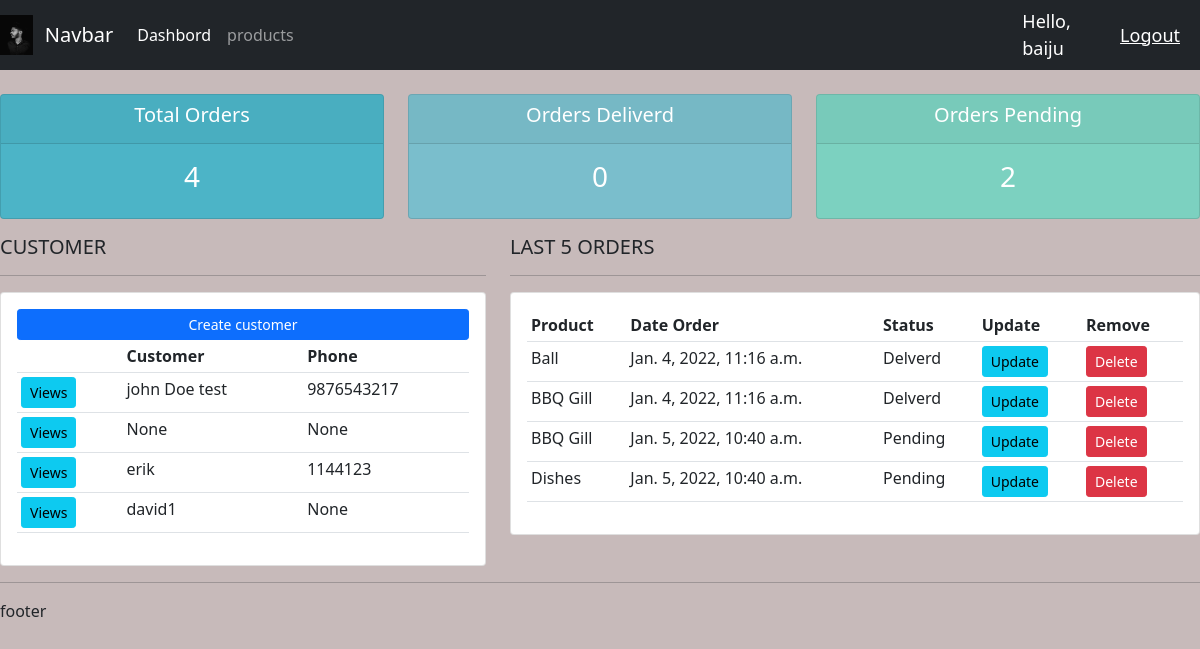
The app's page / (signed in) with its own data.
### accounts/models.py (models this page shows, shortened)
class Customer(models.Model):
    user = models.OneToOneField(User, null=True, blank=True, on_delete=models.CASCADE)
    name = models.CharField(max_length=200, null=True)
    phone = models.CharField(max_length=200, null=True)
    email = models.CharField(max_length=200, null=True)
    profile_pic = models.ImageField(default="baiju.jpeg",null=True, blank=True)
    date_created = models.DateTimeField(auto_now_add=True, null=True)

class Order(models.Model):
    STATUS = (
        ('Pending', 'pending'),
        ('Out for delivery', 'Out for delivery'),
        ('Delverd', 'deliverd'),
    )
    customer = models.ForeignKey('Customer', null=True, on_delete=models.SET_NULL)
    product = models.ForeignKey(Product, null=True, on_delete=models.SET_NULL)
    date_created = models.DateTimeField(auto_now_add=True, null=True)
    status = models.CharField(max_length=200, null=True, choices=STATUS)
    note = models.CharField(max_length=1000, null=True)

class Product(models.Model):
    CATEGORY = (
        ('Indoor', 'Indoor'),
        ('Out Door','Out Door'),
    )
    name = models.CharField(max_length=200, null=True)
    price = models.FloatField(null=True)
    category = models.CharField(max_length=200, null=True, choices=CATEGORY)
    description = models.CharField(max_length=200, null=True, blank=True)
    date_created = models.DateTimeField(auto_now_add=True, null=True)
    tag= models.ManyToManyField(Tag)
    def __str__(self):
        return self.name

### accounts/decorators.py (the view)
    def wrapper_function(request, *args, **kwargs):
        group = None
        if request.user.groups.exists():
            group = request.user.groups.all()[0].name
            if group == 'customer':
                return redirect('userpage')
            if group == 'admin':
                return view_func(request, *args, **kwargs)

### accounts/views.py (called while the page is built)
@login_required(login_url='login')
@admin_only
def home(request):
    orders = Order.objects.all()
    customers = Customer.objects.all()
    total_customers = customers.count()
    total_orders = orders.count()
    delivered = orders.filter(status='Delivered').count()
    pending = orders.filter(status='Pending').count()
    context = {'orders': orders, 'customers': customers, 'total_orders': total_orders, 'delivered': delivered,
               'pending': pending}
    return render(request, 'accounts/dashbord.html', context)

### accounts/templates/accounts/dashbord.html
{% extends 'accounts/main.html' %}
{% block content %}
{% include 'accounts/status.html' %}
<div class="row">
    <div class="col-md-5">
        <h5>CUSTOMER</h5>
        <hr>
        <div class="card card-body">
            <a class="btn btn-primary btn-sm btn-block" href="">Create customer</a>
            <table class="table table-sm">
                <tr>
                    <th></th>
                    <th>Customer</th>
                    <th>Phone</th>
                </tr>
                {% for customer in customers %}
                <tr>
                    <td><a class="btn btn-sm btn-info" href="{% url 'customer' customer.id %}">Views</a></td>
                    <td>{{customer.name}}</td>
                    <td>{{customer.phone}}</td>
                </tr>
                {% endfor %}
            </table>
        </div>
    </div>
    <div class="col-md-7">
        <h5>LAST 5 ORDERS</h5>
        <hr>
        <div class="card card-body">
            <table class="table table-sm">
                <tr>
                    <th>Product</th>
                    <th>Date Order</th>
                    <th>Status</th>
                    <th>Update</th>
                    <th>Remove</th>
                </tr>
                {% for order in orders %}
                <tr>
                    <td>{{order.product}}</td>
                    <td>{{order.date_created}}</td>
                    <td>{{order.status}}</td>
                    <td><a class="btn btn-sm btn-info" href="{% url 'updateorder' order.id %}">Update</a></td>
                    <td><a  class="btn btn-sm btn-danger" href="{% url 'deleteorder' order.id %}">Delete</a></td>
                </tr>
                {% endfor %}
            </table>
        </div>
    </div>
</div>
{% endblock %}

### accounts/templates/accounts/main.html (shortened to what this page needs)
{% load static %}
<!DOCTYPE html>
<html lang="en">
<head>
    <link href="https://cdn.jsdelivr.net/npm/bootstrap@5.1.3/dist/css/bootstrap.min.css" rel="stylesheet">
    <link rel="stylesheet" type="text/css" href="{% static 'css/style.css' %}">
</head>
<body>
    {% include 'accounts/navbar.html' %}
    {% block content %}
    {% endblock %}
    <hr>
    <p>footer</p>
</body>
</html>

### accounts/templates/accounts/navbar.html (shortened to what this page needs)
{% load static %}
<nav class="navbar navbar-expand-lg navbar-dark bg-dark">
  <img src="{% static 'images/baiju.jpeg' %}" alt="" width="40px" height="40px">
    <div class="container-fluid">
      <a class="navbar-brand" href="#">Navbar</a>
      <div class="collapse navbar-collapse" id="navbarNav">
        <ul class="navbar-nav">
          <li class="nav-item">
            {% if request.user.is_staff %}
            <a class="nav-link active" aria-current="page" href="{% url 'home' %}">Dashbord</a>
          </li>
          <li class="nav-item">
            <a class="nav-link" href="{% url 'products' %}">products</a>
          </li>
          {% else %}
          <li class="nav-item">
            <a class="nav-link" href="{% url 'account' %}">Settings</a>
          </li>
          {% endif %}
        </ul>
      </div>
    </div>
  <span class="hello-msg">Hello, {{request.user}}</span>
  <span><a class="hello-msg" href="{% url 'logout'%}">Logout</a></span>
  </nav>

### accounts/templates/accounts/status.html
<br>
<div class="row">
    <div class="col">
        <div class="col-md">
            <div class="card text-center text-white mb-3" id="total-orders">
                <div class="card-header">
                    <h5 class="card-title">Total Orders</h5>
                </div>
                <div class="card-body">
                    <h3 class="card-title">{{total_orders}}</h3>
                </div>
            </div>
        </div>
    </div>
    <div class="col">
        <div class="col-md">
            <div class="card text-center text-white mb-3" id="orders-deliverd">
                <div class="card-header">
                    <h5 class="card-title">Orders Deliverd</h5>
                </div>
                <div class="card-body">
                    <h3 class="card-title">{{delivered}}</h3>
                </div>
            </div>
        </div>
    </div>
    <div class="col">
        <div class="col-md">
            <div class="card text-center text-white mb-3" id="orders-pending">
                <div class="card-header">
                    <h5 class="card-title">Orders Pending</h5>
                </div>
                <div class="card-body">
                    <h3 class="card-title">{{pending}}</h3>
                </div>
            </div>
        </div>
    </div>
</div>

### static/css/style.css (style rules this page uses)
body { background-color: green; }
#total-orders { background-color: #4cb4c7; }
#orders-deliverd { background-color: #7abecc; }
#orders-pending { background-color: #7CD1C0; }

### accounts/templates/accounts/main.html (style rules this page uses)
body { background-color: rgb(199, 186, 186); }
#total-orders { background-color: #4cb4c7; }
#orders-deliverd { background-color: #7abecc; }
#orders-pending { background-color: #7CD1C0; }

### accounts/templates/accounts/navbar.html (style rules this page uses)
.hello-msg { font-size: 18px; color: #fff; margin-right: 20px; }

### records on screen
Customer: name "john Doe test", phone "9876543217"
Customer: name "None", phone "None"
Customer: name "erik", phone "1144123"
Customer: name "david1", phone "None"
Order: product "Ball", date_created "Jan. 4, 2022, 11:16 a.m.", status "Delverd"
Order: product "BBQ Gill", date_created "Jan. 4, 2022, 11:16 a.m.", status "Delverd"
Order: product "BBQ Gill", date_created "Jan. 5, 2022, 10:40 a.m.", status "Pending"
Order: product "Dishes", date_created "Jan. 5, 2022, 10:40 a.m.", status "Pending"

### other values on screen
{{ request.user }} "baiju"
{{ total_orders }} "4"
{{ delivered }} "0"
{{ pending }} "2"
